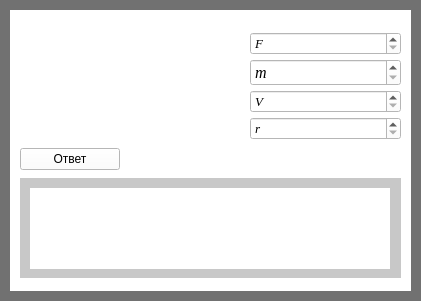
       <widget class="QWidget" name="widget_33" native="true">
        <property name="geometry">
         <rect>
          <x>690</x>
          <y>270</y>
          <width>421</width>
          <height>301</height>
         </rect>
        </property>
        <property name="styleSheet">
         <string notr="true">background-color: rgb(0, 0, 0);
background-color: rgb(113, 113, 113);</string>
        </property>
        <widget class="QWidget" name="widget_34" native="true">
         <property name="geometry">
          <rect>
           <x>10</x>
           <y>10</y>
           <width>401</width>
           <height>281</height>
          </rect>
         </property>
         <property name="styleSheet">
          <string notr="true">background-color: rgb(255, 255, 255);</string>
         </property>
         <widget class="QWidget" name="verticalLayoutWidget_37">
          <property name="geometry">
           <rect>
            <x>10</x>
            <y>20</y>
            <width>381</width>
            <height>251</height>
           </rect>
          </property>
          <layout class="QVBoxLayout" name="verticalLayout_48">
           <item>
            <layout class="QHBoxLayout" name="horizontalLayout_28">
             <property name="spacing">
              <number>50</number>
             </property>
             <item>
              <widget class="QLabel" name="label_58">
               <property name="minimumSize">
                <size>
                 <width>180</width>
                 <height>0</height>
                </size>
               </property>
               <property name="styleSheet">
                <string notr="true">background-color: rgb(255, 255, 255);</string>
               </property>
               <property name="text">
                <string/>
               </property>
               <property name="pixmap">
                <pixmap>D:/Downloads/2018-12-06_22-04-58.jpg</pixmap>
               </property>
              </widget>
             </item>
             <item>
              <layout class="QVBoxLayout" name="verticalLayout_15">
               <property name="spacing">
                <number>4</number>
               </property>
               <item>
                <widget class="QSpinBox" name="spinBox_71">
                 <property name="font">
                  <font>
                   <family>Times New Roman</family>
                   <pointsize>10</pointsize>
                   <italic>true</italic>
                  </font>
                 </property>
                 <property name="specialValueText">
                  <string>F</string>
                 </property>
                 <property name="maximum">
                  <number>1000000000</number>
                 </property>
                </widget>
               </item>
               <item>
                <widget class="QSpinBox" name="spinBox_72">
                 <property name="font">
                  <font>
                   <family>Times New Roman</family>
                   <pointsize>12</pointsize>
                   <italic>true</italic>
                  </font>
                 </property>
                 <property name="specialValueText">
                  <string>m</string>
                 </property>
                 <property name="maximum">
                  <number>1000000000</number>
                 </property>
                </widget>
               </item>
               <item>
                <widget class="QSpinBox" name="spinBox_73">
                 <property name="font">
                  <font>
                   <family>Times New Roman</family>
                   <pointsize>10</pointsize>
                   <italic>true</italic>
                  </font>
                 </property>
                 <property name="specialValueText">
                  <string>V</string>
                 </property>
                 <property name="maximum">
                  <number>1000000000</number>
                 </property>
                </widget>
               </item>
               <item>
                <widget class="QSpinBox" name="spinBox_74">
                 <property name="font">
                  <font>
                   <family>Times New Roman</family>
                   <pointsize>10</pointsize>
                   <italic>true</italic>
                  </font>
                 </property>
                 <property name="specialValueText">
                  <string>r</string>
                 </property>
                 <property name="maximum">
                  <number>1000000000</number>
                 </property>
                </widget>
               </item>
              </layout>
             </item>
            </layout>
           </item>
           <item>
            <widget class="QPushButton" name="pushButton_22">
             <property name="minimumSize">
              <size>
               <width>100</width>
               <height>0</height>
              </size>
             </property>
             <property name="maximumSize">
              <size>
               <width>100</width>
               <height>16777215</height>
              </size>
             </property>
             <property name="text">
              <string>Ответ</string>
             </property>
            </widget>
           </item>
           <item>
            <widget class="QWidget" name="widget_78" native="true">
             <property name="minimumSize">
              <size>
               <width>0</width>
               <height>100</height>
              </size>
             </property>
             <property name="maximumSize">
              <size>
               <width>400</width>
               <height>100</height>
              </size>
             </property>
             <property name="styleSheet">
              <string notr="true">background-color: rgb(200, 200, 200);</string>
             </property>
             <widget class="QLabel" name="label_59">
              <property name="geometry">
               <rect>
                <x>10</x>
                <y>10</y>
                <width>360</width>
                <height>81</height>
               </rect>
              </property>
              <property name="minimumSize">
               <size>
                <width>360</width>
                <height>0</height>
               </size>
              </property>
              <property name="maximumSize">
               <size>
                <width>360</width>
                <height>16777215</height>
               </size>
              </property>
              <property name="styleSheet">
               <string notr="true">background-color: rgb(255, 255, 255);</string>
              </property>
              <property name="text">
               <string/>
              </property>
             </widget>
            </widget>
           </item>
          </layout>
         </widget>
        </widget>
       </widget>
